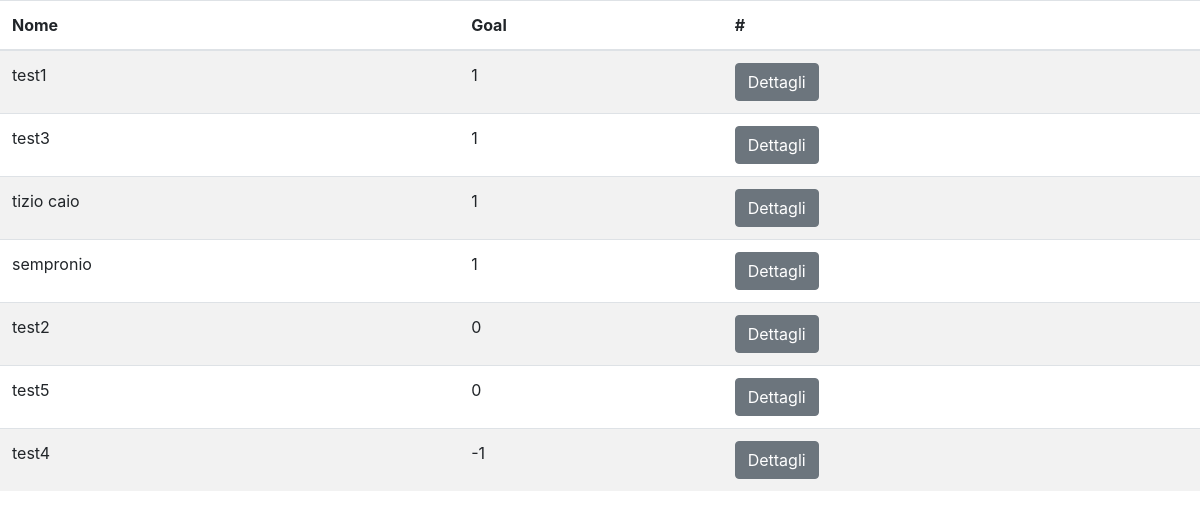
Page /calcetto/classifica on the committed database.
### calcetto/models.py (models this page shows, shortened)
class Studente(models.Model):
    nome = models.CharField(max_length=100)
    cartellini = models.ManyToManyField(Cartellino)
    goals = models.IntegerField(default=0)

### calcetto/views.py (the view)
# urls.py: path('calcetto/classifica', views.Classifica.as_view()),
class Classifica(ListView):
    queryset = Studente.objects.order_by('-goals')
    paginate_by = 20

### calcetto/templates/calcetto/studente_list.html (shortened to what this page needs)
{% extends 'base.html' %}
{% block content %}
<table class="table table-striped">
  <thead>
    <tr>
      <th>Nome</th>
      <th>Goal</th>
      <th>#</th>
    </tr>
  </thead>
{% for studente in object_list %}
    <tr>
      <td>{{ studente.nome }}</td>
      <td>{{ studente.goals }}</td>
      <td><a href="/calcetto/studente/{{studente.id}}"><button class="btn btn-secondary">Dettagli</button></a></td>
    </tr>
{% empty %}
    <li>Non è ancora presente nessuna partita</li>
{% endfor %}
</table>
{% endblock %}

### rows in the picture
Studente: nome "test1", goals "1"
Studente: nome "test3", goals "1"
Studente: nome "tizio caio", goals "1"
Studente: nome "sempronio", goals "1"
Studente: nome "test2", goals "0"
Studente: nome "test5", goals "0"
Studente: nome "test4", goals "-1"
